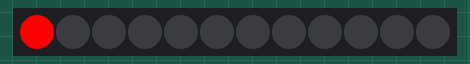
Recording of a sketch running on a simulated Arduino Uno, built with avr-gcc and run on an emulated ATmega328P. On the bench: 12 RGB LEDs in strip order, left to right.

Above: at 0.05 s.
At 0.75 s:
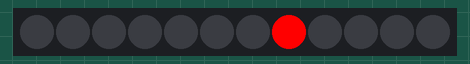
At 1.16 s:
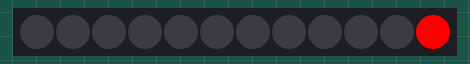
At 1.56 s:
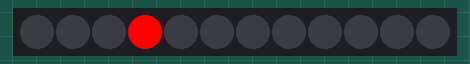

Measured:
- by itself, everything shown: repeats every 1.2 s, in 12 steps

The sketch:

Lightaround.ino
```cpp
// generated by mBlock5 for mBot Ranger
// codes make you happy

#include <Arduino.h>
#include <MeAuriga.h>

MeRGBLed rgbled_0(0, 12);                     // create rgbled object

void setup() {
  rgbled_0.setpin(44);                        // init set PIN to D44
}

void loop() {
  for (int light = 1; light < 13; light++) {
    rgbled_0.setColor(light, 255, 0, 0);      // Set light to red
    rgbled_0.show();
    delay(100);
    rgbled_0.setColor(light, 0, 0, 0);        // turn light off
    rgbled_0.show();
  }
}
```
